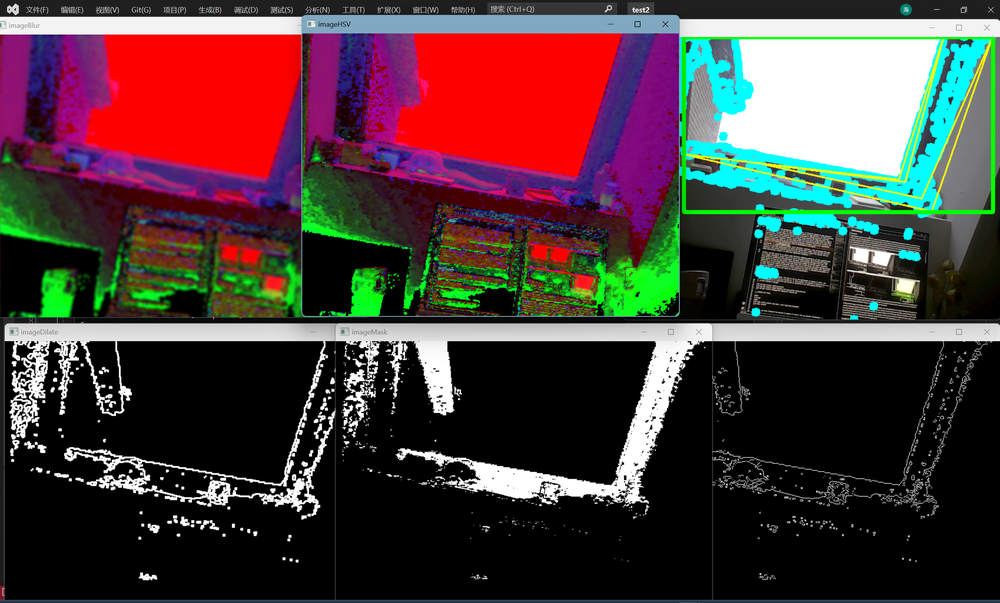
//> input picture Img/colordetect.png, 1000 x 603 px, shrunk from 2548 x 1536 before the run, given in place of the camera
$ ./edge_detect   (built with g++ and OpenCV 4)
//> lines starting //> are read from the running program, lines starting //| are printed output that depends on the picture
// test2.cpp : 此文件包含 "main" 函数。程序执行将在此处开始并结束。
//

#include <opencv2/opencv.hpp>
#include <opencv2/core/core.hpp>
#include <opencv2/highgui/highgui.hpp>
#include <opencv2/imgproc.hpp>
#include<iostream>
using namespace std;
using namespace cv;
int main()
{
	VideoCapture cap(0);
	VideoCapture cap_1(1);
	Mat img, img_2;
	Mat imgGray;
	Mat imgBlur;
	Mat imgCanny;

	while(true) {
		cap.read(img);
//> img is the input picture: 603 rows x 1000 cols, CV_8UC3; mean B, G, R 58.5, 58.4, 76
		//cap_1.read(img_2);
		cvtColor(img, imgGray, COLOR_BGR2GRAY);
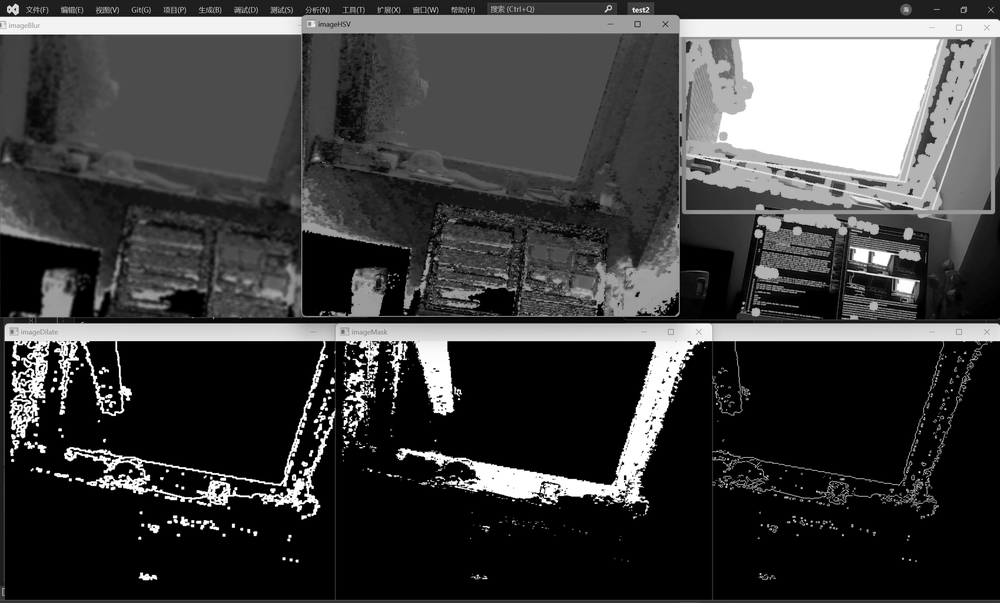
//> imgGray: 603 rows x 1000 cols, CV_8UC1; min 0, max 255, mean 63.7
		GaussianBlur(imgGray, imgBlur, Size(7, 7), 3, 0);
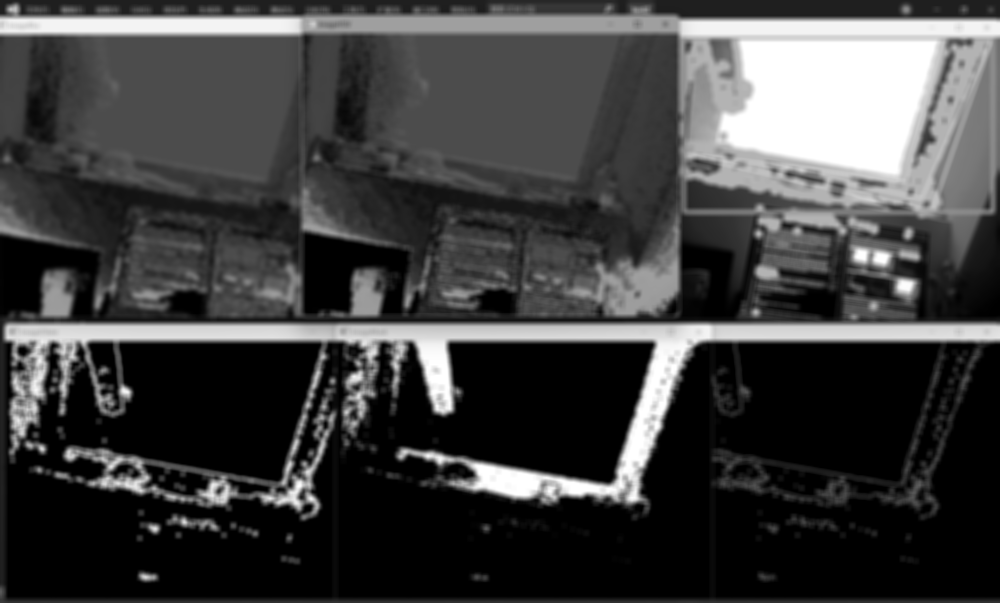
//> imgBlur: 603 rows x 1000 cols, CV_8UC1; min 0, max 255, mean 63.7
		Canny(img, imgCanny, 50, 150);
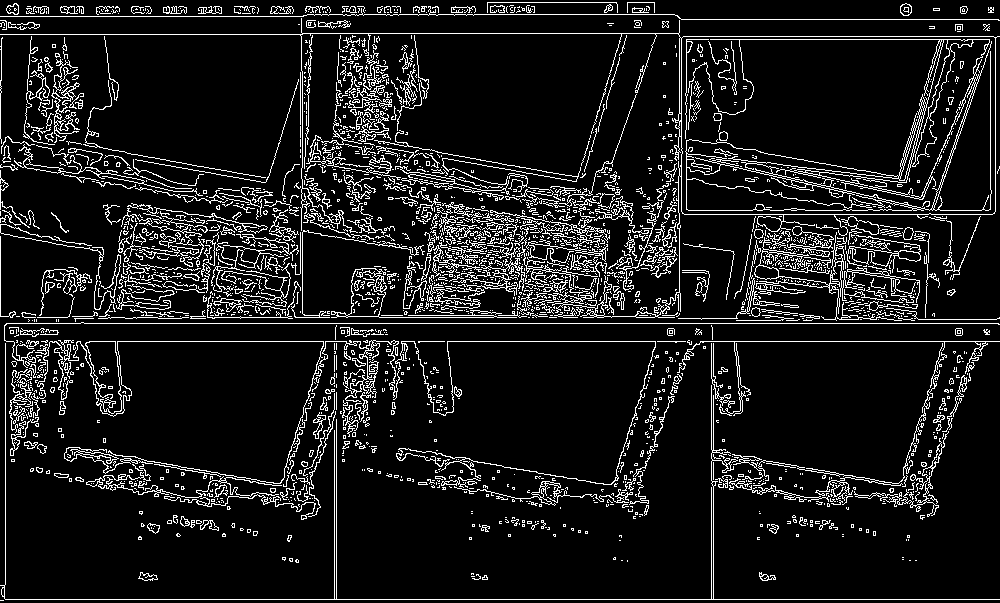
//> imgCanny: 603 rows x 1000 cols, CV_8UC1; 10.4% white in thin lines or dots


		imshow("image", img);
		imshow("imageGray", imgGray);
		imshow("imageBlur", imgBlur);
		imshow("imageCanny", imgCanny);
		//imshow("image1", img_2);

		waitKey(1);
	}
}

$ run again, on Img/edgedet.png
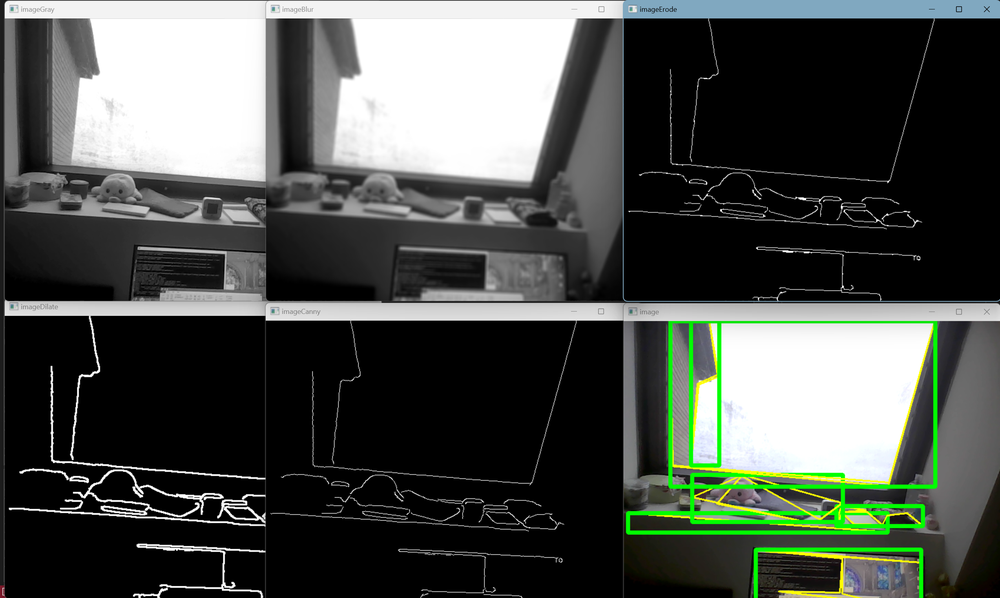
//> input picture Img/edgedet.png, 1000 x 598 px, shrunk from 2548 x 1524 before the run, given in place of the camera
//> img is the input picture: 598 rows x 1000 cols, CV_8UC3; mean B, G, R 74.9, 79.9, 75.5
//> `GaussianBlur(imgGray, imgBlur, Size(7, 7), 3, 0);`:
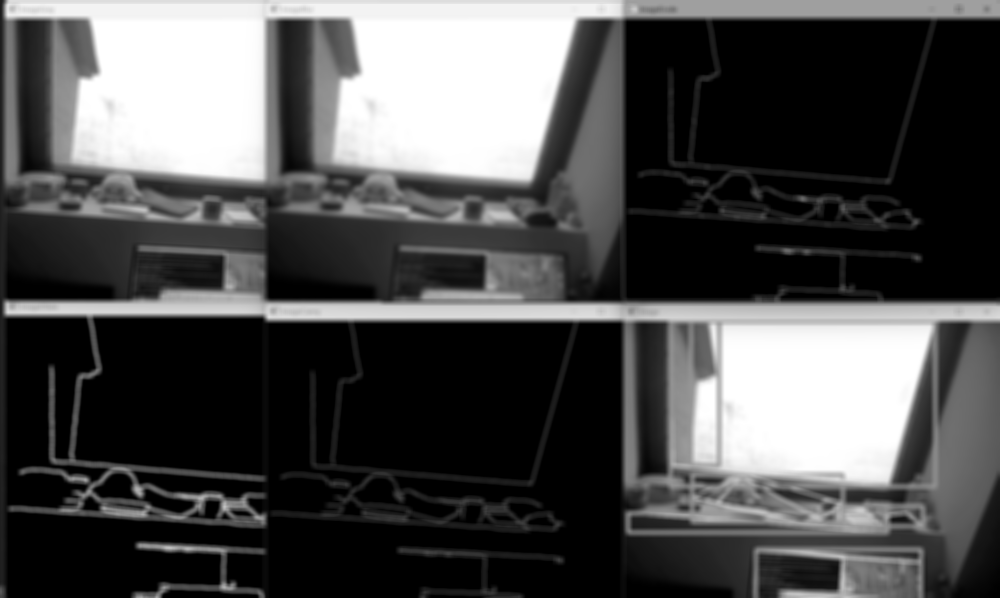
//> imgBlur: 598 rows x 1000 cols, CV_8UC1; min 0, max 255, mean 78.1
//> `Canny(img, imgCanny, 50, 150);`:
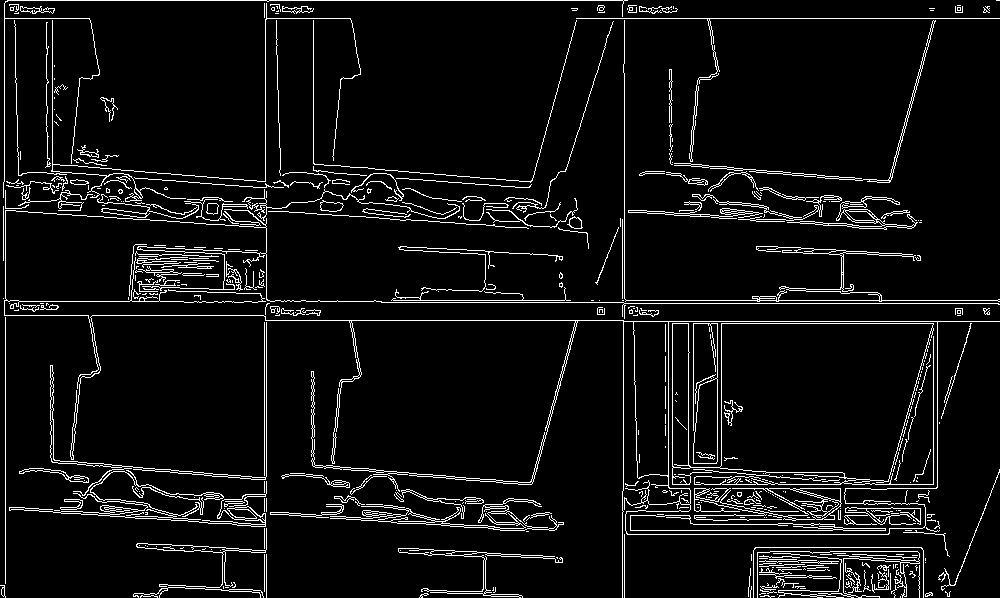
//> imgCanny: 598 rows x 1000 cols, CV_8UC1; 6.3% white in thin lines or dots
